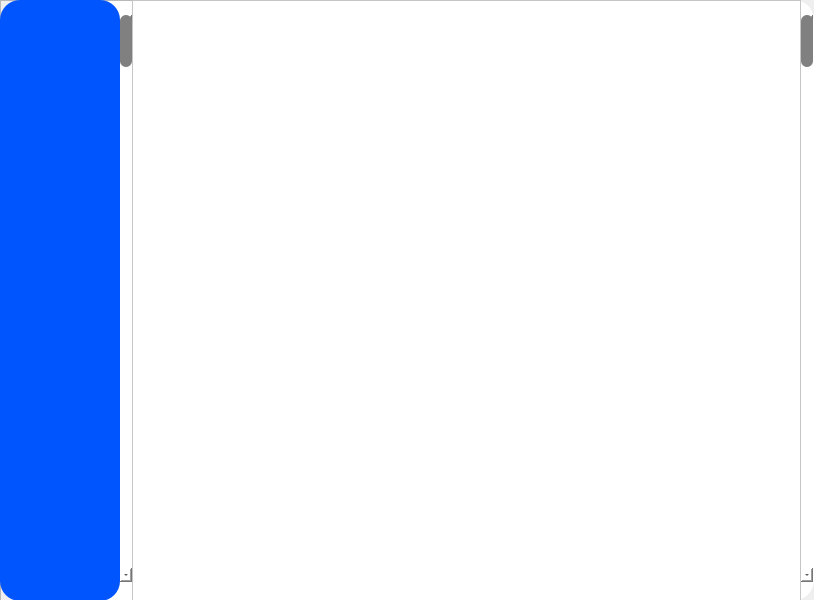
<?xml version="1.0" encoding="UTF-8"?>
<ui version="4.0">
 <class>MainWindow</class>
 <widget class="QMainWindow" name="MainWindow">
  <property name="geometry">
   <rect>
    <x>0</x>
    <y>0</y>
    <width>814</width>
    <height>600</height>
   </rect>
  </property>
  <property name="windowTitle">
   <string>Erichat Server</string>
  </property>
  <widget class="QWidget" name="mainwidget">
   <property name="styleSheet">
    <string notr="true">QWidget#mainwidget{
	background-color:white;
	border-top-left-radius:20px;
	border-top-right-radius:20px;
	border-bottom-left-radius:20px;
	border-bottom-right-radius:20px;
}</string>
   </property>
   <widget class="QFrame" name="menuframe">
    <property name="geometry">
     <rect>
      <x>0</x>
      <y>0</y>
      <width>133</width>
      <height>601</height>
     </rect>
    </property>
    <property name="frameShape">
     <enum>QFrame::StyledPanel</enum>
    </property>
    <property name="frameShadow">
     <enum>QFrame::Raised</enum>
    </property>
    <widget class="QListWidget" name="listWidget">
     <property name="geometry">
      <rect>
       <x>0</x>
       <y>0</y>
       <width>120</width>
       <height>601</height>
      </rect>
     </property>
     <property name="styleSheet">
      <string notr="true">QListWidget{
	background-color:rgb(0, 85, 255);
	border-top-left-radius:20px;
	border-top-right-radius:20px;
	border-bottom-left-radius:20px;
	border-bottom-right-radius:20px;
}</string>
     </property>
    </widget>
    <widget class="QScrollBar" name="verticalScrollBar">
     <property name="geometry">
      <rect>
       <x>120</x>
       <y>15</y>
       <width>12</width>
       <height>567</height>
      </rect>
     </property>
     <property name="styleSheet">
      <string notr="true">QScrollBar:vertical{
	background-color:white;
	background-origin:border;
	border-radius:5px;
}
QScrollBar::handle:vertical{
    background-color:grey;
	border-radius:6px;
}</string>
     </property>
     <property name="orientation">
      <enum>Qt::Vertical</enum>
     </property>
    </widget>
   </widget>
   <widget class="QFrame" name="mainframe">
    <property name="geometry">
     <rect>
      <x>132</x>
      <y>0</y>
      <width>681</width>
      <height>601</height>
     </rect>
    </property>
    <property name="styleSheet">
     <string notr="true">QFrame#mainframe{
	border-top-left-radius:20px;
	border-top-right-radius:20px;
	border-bottom-left-radius:20px;
	border-bottom-right-radius:20px;
}
QFrame{
	background-color:white;
}</string>
    </property>
    <property name="frameShape">
     <enum>QFrame::StyledPanel</enum>
    </property>
    <property name="frameShadow">
     <enum>QFrame::Raised</enum>
    </property>
    <widget class="QScrollBar" name="verticalScrollBar_2">
     <property name="geometry">
      <rect>
       <x>669</x>
       <y>15</y>
       <width>12</width>
       <height>567</height>
      </rect>
     </property>
     <property name="styleSheet">
      <string notr="true">QScrollBar:vertical{
	background-color:white;
	background-origin:border;
	border-radius:5px;
}
QScrollBar::handle:vertical {
    background-color:grey;
	border-radius:6px;
}</string>
     </property>
     <property name="orientation">
      <enum>Qt::Vertical</enum>
     </property>
    </widget>
    <widget class="QFrame" name="mainwin">
     <property name="geometry">
      <rect>
       <x>0</x>
       <y>0</y>
       <width>669</width>
       <height>601</height>
      </rect>
     </property>
     <property name="frameShape">
      <enum>QFrame::StyledPanel</enum>
     </property>
     <property name="frameShadow">
      <enum>QFrame::Raised</enum>
     </property>
    </widget>
   </widget>
  </widget>
 </widget>
 <resources/>
 <connections/>
</ui>
